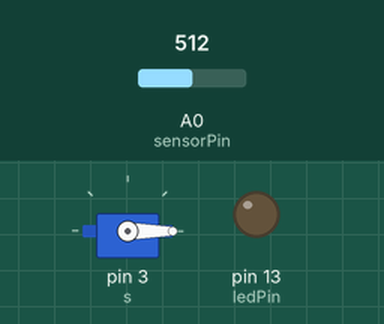
A sketch run on a simulated Arduino Uno, built with avr-gcc and run on an emulated ATmega328P. On the bench: servo, output pins drawn as LEDs (lit = HIGH). The inputs (shaded band) are chosen by the test bench; at power-on: A0 (sensorPin) = 512.

Above: at 1.3 s.
1.4 s: A0 (sensorPin) set to 1006
2.9 s: A0 (sensorPin) set to 1023
At 4.2 s:
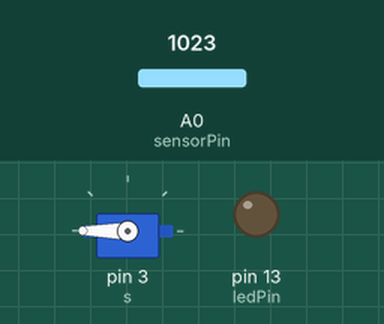
4.5 s: A0 (sensorPin) set to 900
At 5.6 s:
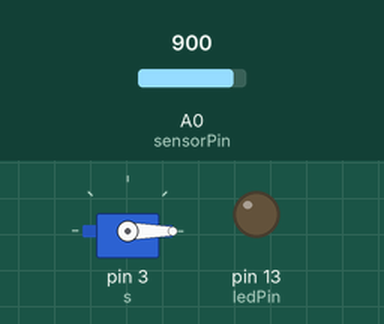
Timing chart, 0 to 7.5 s (numbered marks = the images above; inputs shaded):
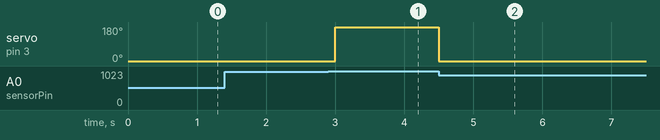

Measured:
- the behaviour switches between 1022 and 1023 on A0 (sensorPin) (found by bisection; images 0 and 1)
- after the input at 1.4 s, every drawn part: stays the same
- after the input at 2.9 s, servo on pin 3 (s): 0° → 180° after 0.10 s
- after the input at 4.5 s, servo on pin 3 (s): 180° → 0° at once

The sketch:

blank.ino
```cpp
#include <Servo.h>

Servo sm;

int sensorPin = A0;    // select the input pin for the potentiometer
int ledPin = 13;      // select the pin for the LED
int sensorValue = 0;  // variable to store the value coming from the sensor
int s = 3;

void setup() {
  // declare the ledPin as an OUTPUT:
  pinMode(ledPin, OUTPUT);
  sm.attach(s, 1000, 20000);
  Serial.begin(9600);
}

void loop() {
//  // read the value from the sensor:
//  sensorValue = analogRead(sensorPin);
//  // turn the ledPin on
//  digitalWrite(ledPin, HIGH);
//  Serial.println(sensorValue);
//  // stop the program for <sensorValue> milliseconds:
//  delay(sensorValue);
//  // turn the ledPin off:
//  digitalWrite(ledPin, LOW);
//  Serial.println(sensorValue);
//  // stop the program for for <sensorValue> milliseconds:
//  delay(sensorValue);

  sensorValue = analogRead(sensorPin);
  sm.write(0 + (sensorValue/1023) * 180);
  delay(500);

//  sm.write(0);
//  delay(1000);
//  sm.write(90);
//  delay(1000);
//  sm.write(180);
//  delay(1000);


}
```
